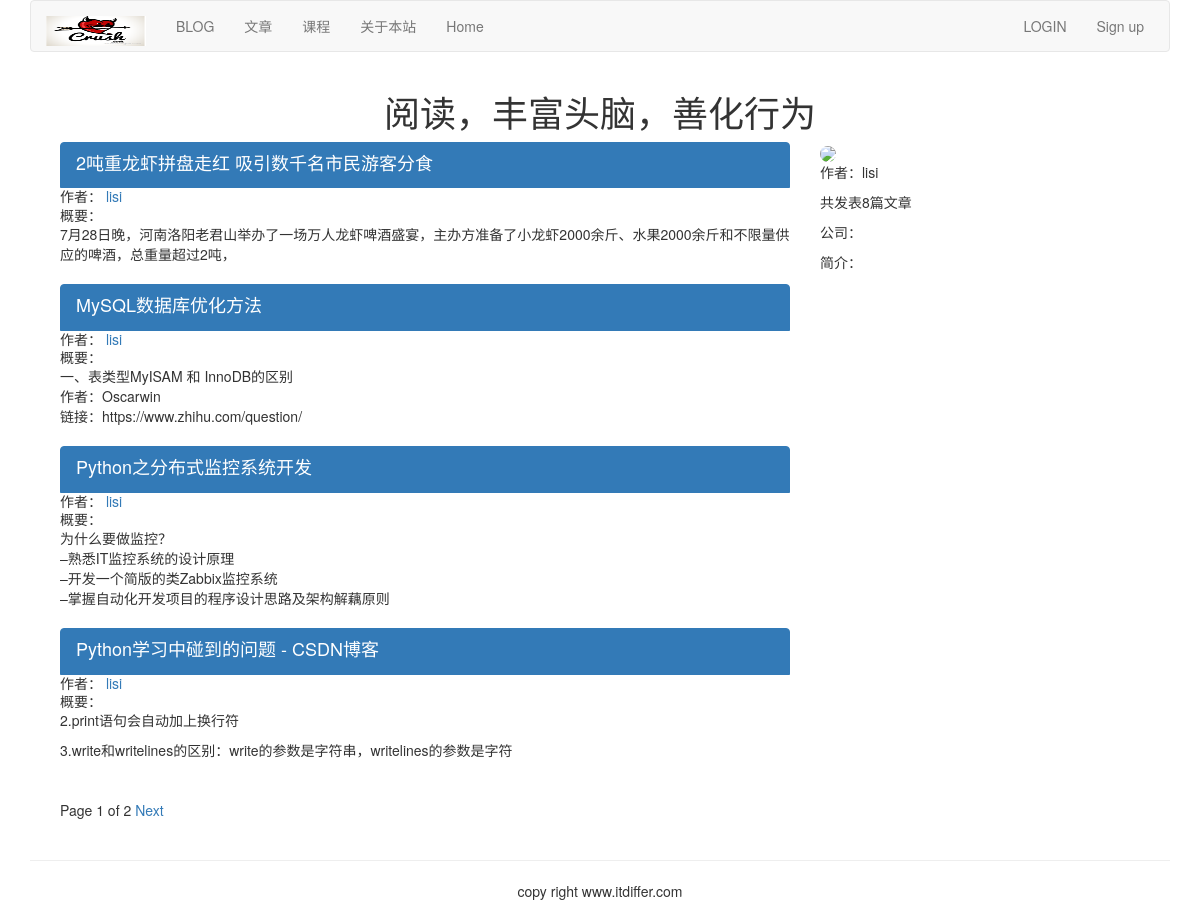
The page /article/list-article-titles/lisi/ on the database its author committed.
### article/models.py (models this page shows, shortened)
class ArticlePost(models.Model):
    author = models.ForeignKey(User,related_name="article",on_delete=models.CASCADE)
    title = models.CharField(max_length=200)
    slug = models.SlugField(max_length=500)
    column = models.ForeignKey(ArticleColumn,related_name="article_column",on_delete=models.CASCADE)
    body = models.TextField()
    created = models.DateField(default=timezone.now())
    updated = models.DateField(auto_now=True)
    users_like = models.ManyToManyField(User,related_name="articles_like",blank=True)
    article_tag = models.ManyToManyField(ArticleTag, related_name='article_tag', blank=True)
    class Meta:
        ordering = ("title",)
        index_together = (('id', 'slug'),)
    def get_url_path(self):
        return reverse("article:list_article_detail", args=[self.id, self.slug])

### account/models.py (models this page shows, shortened)
class UserInfo(models.Model):
    user = models.OneToOneField(User, on_delete=models.CASCADE, unique=True)
    school = models.CharField(max_length=100, blank=True)
    company = models.CharField(max_length=100, blank=True)
    profession = models.CharField(max_length=100, blank=True)
    address = models.CharField(max_length=100, blank=True)
    aboutme = models.TextField(blank=True)    #①
    photo = models.ImageField(blank=True)

### article/list_views.py (the view)
# urls.py: path('list-article-titles/', list_views.article_titles, name="article_titles"),
def article_titles(request, username=None):
    if username:
        user = User.objects.get(username=username)
        articles_title = ArticlePost.objects.filter(author=user)
        try:
            userinfo = user.userinfo
        except:
            userinfo = None
    else:
        articles_title = ArticlePost.objects.all()
    paginator = Paginator(articles_title, 4)
    page = request.GET.get('page')
    try:
        current_page = paginator.page(page)
        articles = current_page.object_list
    except PageNotAnInteger:
        current_page = paginator.page(1)
        articles = current_page.object_list
    except EmptyPage:
        current_page = paginator.page(paginator.num_pages)
        articles = current_page.object_list
    if username:
        return render(request, "article/list/author_articles.html", {"articles":articles, "page":current_page, "userinfo":userinfo,})
    return render(request, "article/list/article_titles.html", {"articles":articles, "page": current_page})

### article/templatetags/article_tags.py (called while the page is built)
@register.simple_tag
def author_total_articles(user):
    return user.article.count()

### templates/article/list/author_articles.html (shortened to what this page needs)
{% extends "base.html"%}
{% load article_tags %}
{% load staticfiles %}
{% block content %}
<div class="row text-center vertical-middle-sm">
    <h1>阅读，丰富头脑，善化行为</h1>
</div>
<div class="container">
<div class="col-md-8">
    {% for article in articles %}
    <div class="list-group">
        <a href="{{article.get_url_path}}" class="list-group-item active">
        	<h4 class="list-group-item-heading">{{article.title}}</h4>
        </a>
        	<p class="list-group-item-text">作者：<a href="{% url 'article:author_articles' article.author.username %}">
                {{article.author.username}}</a></p>
        	<p class="list-group-item-text">概要：{{article.body|slice:'70'|linebreaks}}</p>
    </div>
    {% endfor %}
{% include "paginator.html" %}
</div>
<div class="col-md-4">
<div>
    {% if userinfo.photo %}
    <img src="{{ userinfo.photo | striptags }}" class="img-circle" id="my_photo" name="user_face" style="width: 300px">
    {% else %}
    <img name="user_face" src="{% static 'images/newton.jpg' %}" class="img-circle" id="my_photo" style="width: 300px">
    {% endif %}
</div>
<div>
    <p>作者：{{ userinfo.user.username }}</p>
    <p>共发表{% author_total_articles userinfo.user %}篇文章</p>
{% if userinfo %}
    <p>公司：{{ userinfo.company }}
    <p>简介：{{ userinfo.aboutme }}</p>
{% else %}
<p>这个作者太懒了，什么也没有留下。</p>
{% endif %}
</div>
</div>
</div>
{% endblock %}

### rows shown on the page
ArticlePost: title "2吨重龙虾拼盘走红 吸引数千名市民游客分食", author.username "lisi", body "7月28日晚，河南洛阳老君山举办了一场万人龙虾啤酒盛宴，主办方准备了小龙虾2000余斤、水果2000余斤和不限量供应的啤酒，总重量超过2吨，"
ArticlePost: title "MySQL数据库优化方法", author.username "lisi", body "一、表类型MyISAM 和 InnoDB的区别 作者：Oscarwin 链接：https://www.zhihu.com/question/"
ArticlePost: title "Python之分布式监控系统开发", author.username "lisi", body "为什么要做监控？ –熟悉IT监控系统的设计原理 –开发一个简版的类Zabbix监控系统 –掌握自动化开发项目的程序设计思路及架构解藕原则"
ArticlePost: title "Python学习中碰到的问题 - CSDN博客", author.username "lisi", body "2.print语句会自动加上换行符 3.write和writelines的区别：write的参数是字符串，writelines的参数是字符"
UserInfo: user.username "lisi", user "8"

### other values the page prints
{{ page.number }} "1"
{{ page.paginator.num_pages }} "2"
